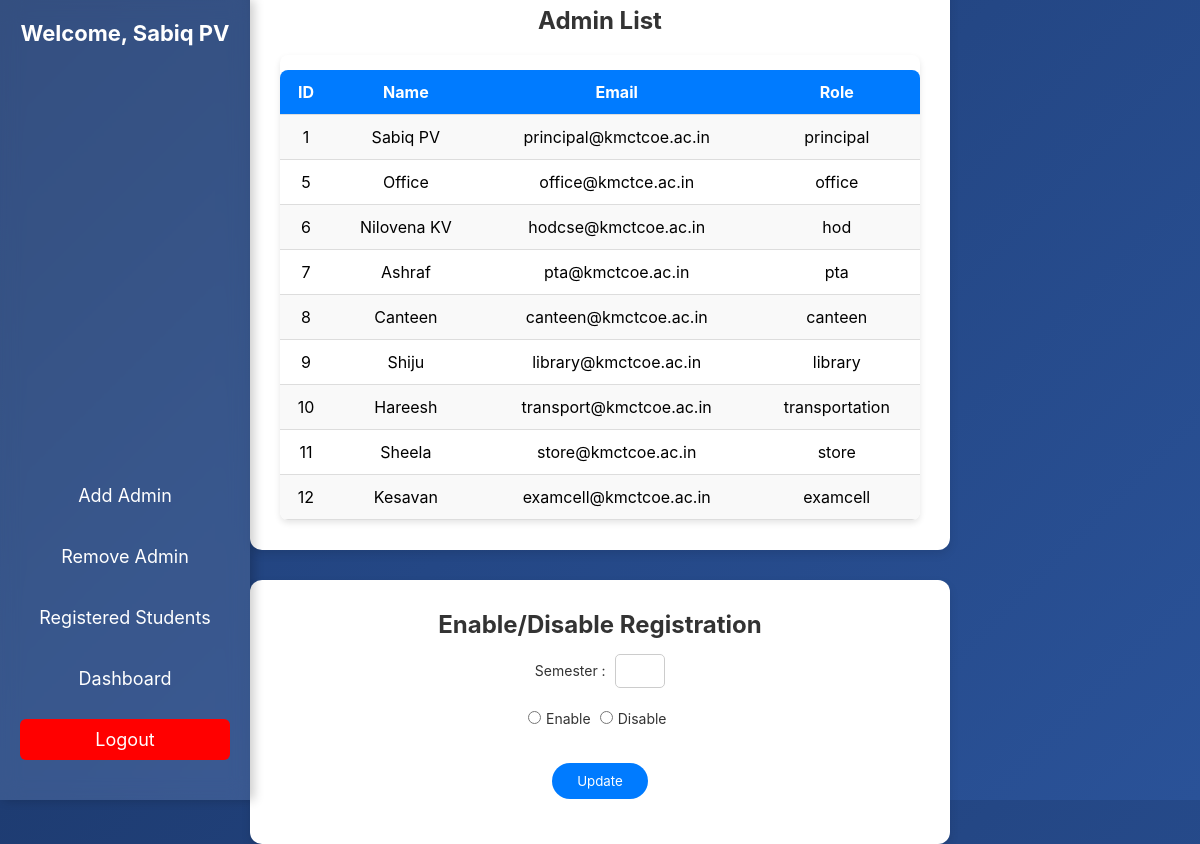
/principal (signed in), run on an earlier commit of the app's database.
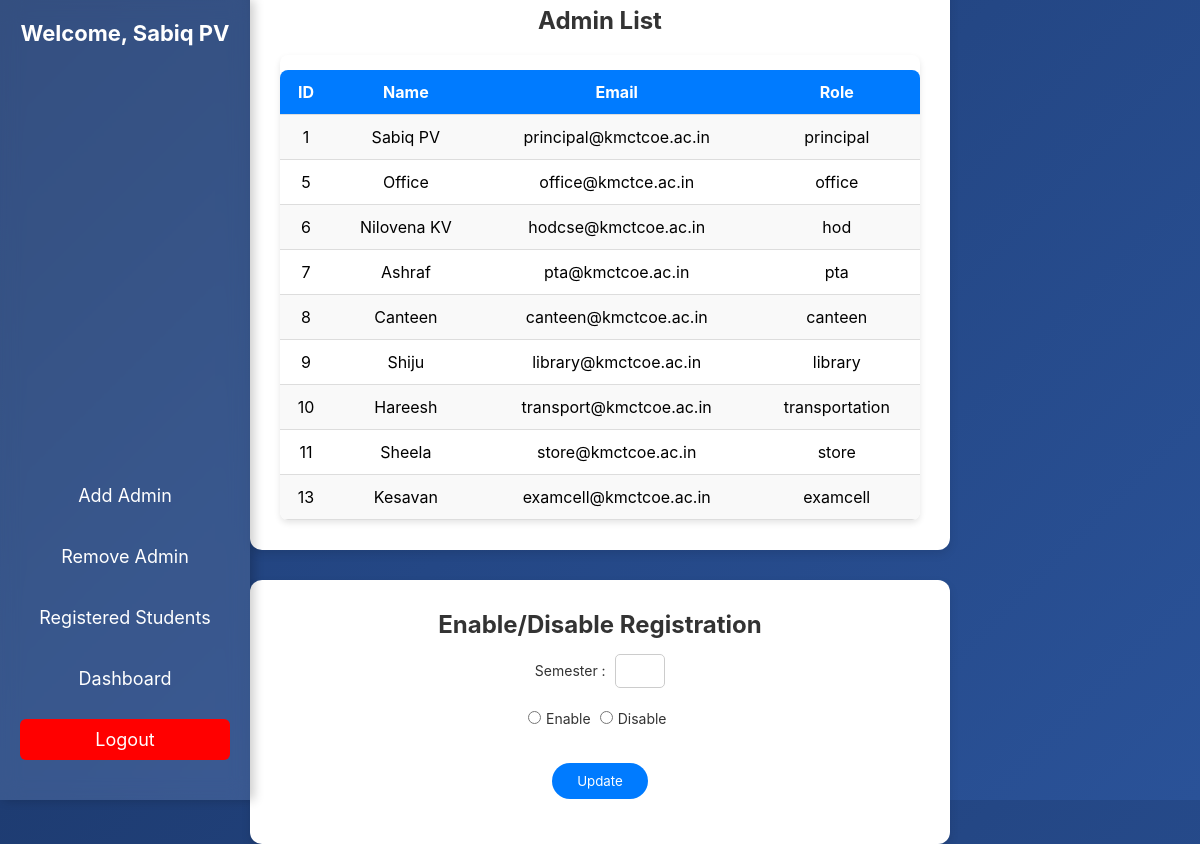
And on a later commit of the database.
### tables this page shows
CREATE TABLE Admin (
    id INTEGER PRIMARY KEY AUTOINCREMENT,
    name TEXT NOT NULL,
    email TEXT UNIQUE NOT NULL,
    role TEXT NOT NULL, 
    password TEXT NOT NULL
);

### app.py (the view)
@app.route('/principal', methods=['GET', 'POST'])
def principal_dashboard():
    if 'role' not in session or session['role'] != 'principal':
        return redirect(url_for('admin_login'))  # Only the principal can access
    db = get_db_connection()
    cursor = db.cursor()
    cursor.execute("SELECT name FROM Admin WHERE id = ?", (session['admin_id'],))
    principal = cursor.fetchone()
    cursor.execute("SELECT id, name, email, role FROM Admin")
    admins = cursor.fetchall()
    db.close()
    return render_template('principal_dashboard.html', principal_name=principal['name'], admins=admins)

### app.py (called while the page is built)
def get_db_connection():
    conn = sqlite3.connect('SemReg.db')
    conn.row_factory = sqlite3.Row
    return conn

### templates/principal_dashboard.html (shortened to what this page needs)
<!DOCTYPE html>
<html lang="en">
<head>
    <link rel="stylesheet" href="{{ url_for('static', filename='styles.css') }}">
</head>
<body>
    <div class="sidebar">
        <h3>Welcome, {{ principal_name }}</h3>
        <ul>
            <li><a href="{{ url_for('add_admin') }}">Add Admin</a></li>
            <li><a href="{{ url_for('remove_admin') }}">Remove Admin</a></li>
            <li><a href="{{ url_for('rgStudents') }}">Registered Students</a></li>
            <li><a href="{{ url_for('principal_dashboard') }}">Dashboard</a></li>
            <li><a href="{{ url_for('logout') }}" class="logout">Logout</a></li>
        </ul>
    </div>
    <div class="container">
        <h2>Admin List</h2>
        <div class="table-container">
            <table>
                <tr>
                    <th>ID</th>
                    <th>Name</th>
                    <th>Email</th>
                    <th>Role</th>
                </tr>
                {% for admin in admins %}
                <tr>
                    <td>{{ admin.id }}</td>
                    <td>{{ admin.name }}</td>
                    <td>{{ admin.email }}</td>
                    <td>{{ admin.role }}</td>
                </tr>
                {% else %}
                <tr>
                    <td colspan="4" style="text-align: center;">No admins found</td>
                </tr>
                {% endfor %}
            </table>
        </div>
    </div>
    <div class="form-container">
        <h2>Enable/Disable Registration</h2>
        <form action="{{ url_for('update_registration') }}" method="post">
            <label for="semester">Semester :</label>
            <input type="number" name="semester" id="semester" required> <br><br>
            <input type="radio" name="is_open" value="1" id="enable">
            <label for="enable">Enable</label>
            <input type="radio" name="is_open" value="0" id="disable">
            <label for="disable">Disable</label>
            <br><br>
            <button type="submit" class="btn1">Update</button>
        </form>
    </div>
</body>
</html>

What changed in the data, as far as the page shows it:
removed Admin: id "12", name "Kesavan", email "examcell@kmctcoe.ac.in", role "examcell"
added Admin: id "13", name "Kesavan", email "examcell@kmctcoe.ac.in", role "examcell"
